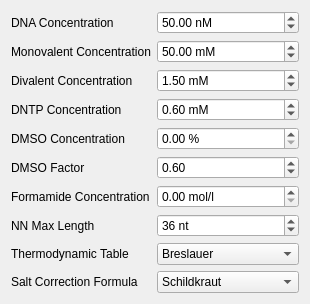
<?xml version="1.0" encoding="UTF-8"?>
<ui version="4.0">
 <class>Primer3TempCalcWidget</class>
 <widget class="QWidget" name="Primer3TempCalcWidget">
  <property name="geometry">
   <rect>
    <x>0</x>
    <y>0</y>
    <width>310</width>
    <height>292</height>
   </rect>
  </property>
  <property name="windowTitle">
   <string>Form</string>
  </property>
  <layout class="QFormLayout" name="formLayout">
   <item row="0" column="0">
    <widget class="QLabel" name="label_2">
     <property name="toolTip">
      <string>Concentration of DNA strands</string>
     </property>
     <property name="text">
      <string>DNA Concentration</string>
     </property>
    </widget>
   </item>
   <item row="0" column="1">
    <widget class="QDoubleSpinBox" name="dsbDna">
     <property name="toolTip">
      <string>Concentration of DNA strands</string>
     </property>
     <property name="prefix">
      <string/>
     </property>
     <property name="suffix">
      <string> nM</string>
     </property>
     <property name="maximum">
      <double>9999999.990000000223517</double>
     </property>
     <property name="value">
      <double>50.000000000000000</double>
     </property>
    </widget>
   </item>
   <item row="1" column="0">
    <widget class="QLabel" name="label_3">
     <property name="toolTip">
      <string>Concentration of monovalent cations</string>
     </property>
     <property name="text">
      <string>Monovalent Concentration</string>
     </property>
    </widget>
   </item>
   <item row="1" column="1">
    <widget class="QDoubleSpinBox" name="dsbMonovalent">
     <property name="toolTip">
      <string>Concentration of monovalent cations</string>
     </property>
     <property name="suffix">
      <string> mM</string>
     </property>
     <property name="maximum">
      <double>99999999.989999994635582</double>
     </property>
     <property name="value">
      <double>50.000000000000000</double>
     </property>
    </widget>
   </item>
   <item row="2" column="0">
    <widget class="QLabel" name="label_4">
     <property name="toolTip">
      <string>Concentration of divalent cations</string>
     </property>
     <property name="text">
      <string>Divalent Concentration</string>
     </property>
    </widget>
   </item>
   <item row="2" column="1">
    <widget class="QDoubleSpinBox" name="dsbDivalent">
     <property name="toolTip">
      <string>Concentration of divalent cations</string>
     </property>
     <property name="suffix">
      <string> mM</string>
     </property>
     <property name="maximum">
      <double>9999999.990000000223517</double>
     </property>
     <property name="value">
      <double>1.500000000000000</double>
     </property>
    </widget>
   </item>
   <item row="3" column="0">
    <widget class="QLabel" name="label_5">
     <property name="toolTip">
      <string>Concentration of deoxynycleotide triphosphate</string>
     </property>
     <property name="text">
      <string>DNTP Concentration</string>
     </property>
    </widget>
   </item>
   <item row="3" column="1">
    <widget class="QDoubleSpinBox" name="dsbDntp">
     <property name="toolTip">
      <string>Concentration of deoxynycleotide triphosphate</string>
     </property>
     <property name="suffix">
      <string> mM</string>
     </property>
     <property name="maximum">
      <double>999999.989999999990687</double>
     </property>
     <property name="value">
      <double>0.600000000000000</double>
     </property>
    </widget>
   </item>
   <item row="4" column="0">
    <widget class="QLabel" name="label_6">
     <property name="toolTip">
      <string>Concentration of DMSO</string>
     </property>
     <property name="text">
      <string>DMSO Concentration</string>
     </property>
    </widget>
   </item>
   <item row="4" column="1">
    <widget class="QDoubleSpinBox" name="dsbDmso">
     <property name="toolTip">
      <string>Concentration of DMSO</string>
     </property>
     <property name="suffix">
      <string> %</string>
     </property>
     <property name="maximum">
      <double>100.000000000000000</double>
     </property>
    </widget>
   </item>
   <item row="5" column="0">
    <widget class="QLabel" name="label_7">
     <property name="toolTip">
      <string>Correction factor for DMSO</string>
     </property>
     <property name="text">
      <string>DMSO Factor</string>
     </property>
    </widget>
   </item>
   <item row="5" column="1">
    <widget class="QDoubleSpinBox" name="dsbDmsoFactor">
     <property name="toolTip">
      <string>Correction factor for DMSO</string>
     </property>
     <property name="suffix">
      <string/>
     </property>
     <property name="maximum">
      <double>9999999.990000000223517</double>
     </property>
     <property name="value">
      <double>0.600000000000000</double>
     </property>
    </widget>
   </item>
   <item row="6" column="0">
    <widget class="QLabel" name="label_8">
     <property name="toolTip">
      <string>Concentration of formamide</string>
     </property>
     <property name="text">
      <string>Formamide Concentration</string>
     </property>
    </widget>
   </item>
   <item row="6" column="1">
    <widget class="QDoubleSpinBox" name="dsbFormamide">
     <property name="toolTip">
      <string>Concentration of formamide</string>
     </property>
     <property name="suffix">
      <string> mol/l</string>
     </property>
     <property name="maximum">
      <double>9999999.990000000223517</double>
     </property>
    </widget>
   </item>
   <item row="7" column="0">
    <widget class="QLabel" name="label_9">
     <property name="toolTip">
      <string>The maximum sequence length for using the nearest neighbor model. For sequences longer than this, uses the &quot;GC%&quot; formula</string>
     </property>
     <property name="text">
      <string>NN Max Length</string>
     </property>
    </widget>
   </item>
   <item row="7" column="1">
    <widget class="QSpinBox" name="sbNnMaxLength">
     <property name="toolTip">
      <string>The maximum sequence length for using the nearest neighbor model. For sequences longer than this, uses the &quot;GC%&quot; formula</string>
     </property>
     <property name="suffix">
      <string> nt</string>
     </property>
     <property name="prefix">
      <string/>
     </property>
     <property name="maximum">
      <number>99</number>
     </property>
     <property name="value">
      <number>36</number>
     </property>
    </widget>
   </item>
   <item row="8" column="0">
    <widget class="QLabel" name="label_10">
     <property name="toolTip">
      <string>Specifies the table of thermodynamic parameters and the method of melting temperature calculation</string>
     </property>
     <property name="text">
      <string>Thermodynamic Table</string>
     </property>
    </widget>
   </item>
   <item row="8" column="1">
    <widget class="QComboBox" name="cbTable">
     <property name="toolTip">
      <string>Specifies the table of thermodynamic parameters and the method of melting temperature calculation</string>
     </property>
     <property name="currentText">
      <string notr="true">Breslauer</string>
     </property>
     <item>
      <property name="text">
       <string>Breslauer</string>
      </property>
     </item>
     <item>
      <property name="text">
       <string>SantaLucia</string>
      </property>
     </item>
    </widget>
   </item>
   <item row="9" column="0">
    <widget class="QLabel" name="label_11">
     <property name="toolTip">
      <string>Specifies salt correction formula for the melting temperature calculation</string>
     </property>
     <property name="text">
      <string>Salt Correction Formula</string>
     </property>
    </widget>
   </item>
   <item row="9" column="1">
    <widget class="QComboBox" name="cbSalt">
     <property name="toolTip">
      <string>Specifies salt correction formula for the melting temperature calculation</string>
     </property>
     <property name="currentText">
      <string notr="true">Schildkraut</string>
     </property>
     <item>
      <property name="text">
       <string>Schildkraut</string>
      </property>
     </item>
     <item>
      <property name="text">
       <string>SantaLucia</string>
      </property>
     </item>
     <item>
      <property name="text">
       <string>Owczarzy</string>
      </property>
     </item>
    </widget>
   </item>
  </layout>
 </widget>
 <resources/>
 <connections/>
</ui>
